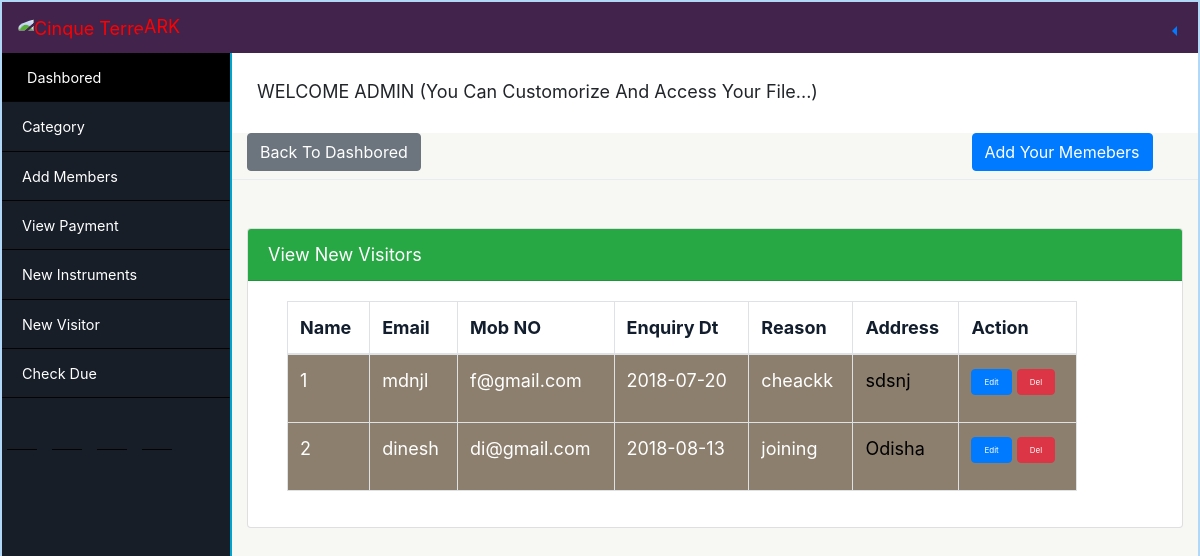
The page /add_newvisitor.php (signed in) on the database its author committed.
### tables this page shows
CREATE TABLE `visitors` (
  `v_id` int(5) NOT NULL,
  `v_name` varchar(20) NOT NULL,
  `v_email` varchar(30) NOT NULL,
  `v_mobno` int(5) NOT NULL,
  `enquirydt` varchar(20) NOT NULL,
  `reason` varchar(20) NOT NULL,
  `address` varchar(100) NOT NULL
);

### add_newvisitor.php (the view, shortened to what this page needs)
<?php
 require_once('header.php');
 require_once('actionpages/db/db.php');
 ?>
  <div class="content">
    <div id="jum">
 <p> WELCOME ADMIN  (You Can Customorize And Access Your File...)</p>
</div>
 <div class="row">
                <div class="col-md-3 col-sm-6 col-xs-6">
    <a href="index.html" class="btn btn-secondary btn-md">Back To Dashbored</a>
  </div>
       <div class="col-md-3 offset-md-6 " id="profile">
   <?php if(!empty($_REQUEST['edit'])) {?>
    <button type="button" class="btn btn-success" data-toggle="modal" data-target="#myModal">
    Update Visitor Info
       </button><?php }  else { ?>
   <button type="button" class="btn btn-primary" data-toggle="modal" data-target="#myModal">
    Add Your Memebers
       </button><?php }?>
  </div>
</div>
          <div class="dropdown-divider"></div>
<div class="row">
  <div class="col-md-12 "style="margin-top: 40px ;">
    <div id="accordion">
    <div class="card">
    <div class="card-header bg-success" >
      <a class="collapsed card-link" data-toggle="collapse" style="color: white" href="#collapseTwo">
        View New Visitors<a href="#"><i class="ion-map icon i9 ml-2"></i>
      </a>
    </div>
    <div id="collapseTwo" class="collapse show" data-parent="#accordion">
      <div class="card-body">
        <div class="col-md-11 ml-1 ">
   <table id="example" class="table table-striped table-bordered " style="width:100%">
        <thead>
            <tr style="color:#121e2d">
                <th>Name</th>
                <th>Email</th>
                <th>Mob NO</th>
                <th>Enquiry Dt</th>
                <th>Reason</th>
                <th>Address</th>
                <th>Action</th>
            </tr>
        </thead>
        <tbody>
            <?php
          $sl = 0;
                    $data = $conn->query("SELECT * FROM  visitors ");
                    while ($value = $data->fetch(PDO:: FETCH_OBJ)) {
                    $sl++;
                      ?>
          <tr style="background-color: #8c7f6e;color: white;">
                <td><?= $sl; ?></td>
                <td><?= $value->v_name; ?></td>
                <td><?= $value->v_email; ?></td>
                <td><?= $value->enquirydt; ?></td>
                <td><?= $value->reason; ?></td>
                <td><?= $value->address; ?></td>
                <td style="color:#42f4d4;cursor:pointer;"><a href="add_newvisitor.php?edit=<?= $value->v_id; ?><?= urlencode('/ ( ) $ ='); ?>"
        class="btn btn-primary bg-sm"style="font-size: 8px">Edit</a>
               <a href="actionpages/action_newvisitors.php?del=<?= $value->v_id; ?>&submit=delete"
         onClick="return confirm('Are You Sure want to Delete??')" class="btn btn-danger bg-sm"style="font-size: 8px">Del</a></td>
         <?php }?>
            </tr>
        </tbody>
    </table>
</div>
      </div>
    </div>
  </div>
</div>
</div>
</div>
</div>
</body>
</html>

### css/stylemain.css (style rules this page uses)
* { margin:0px; padding:0px; box-sizing:border-box; }
body { border:2px solid #b2d8f7; }
.content { width:auto; height: 800px; background-color:#f7f7f4; }
#jum { width: auto; margin-left: 230px; padding: 25px; height: 10%; font-weight: 400; background-color:white; }
.card-body p { color:black; }
.card-header a { color: black; }

### rows shown on the page
visitors: v_name "mdnjl", v_email "f@gmail.com", enquirydt "2018-07-20", reason "cheackk", address "sdsnj"
visitors: v_name "dinesh", v_email "di@gmail.com", enquirydt "2018-08-13", reason "joining", address "Odisha"
